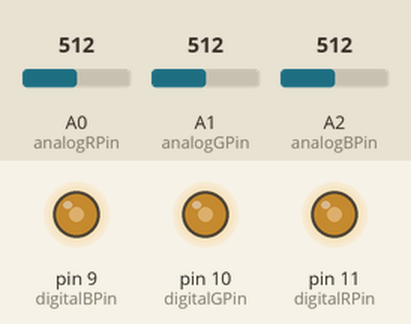
This sketch was run on a simulated Arduino Uno, built with avr-gcc and run on an emulated ATmega328P. Shown: output pins drawn as LEDs (lit = HIGH). Inputs (shaded band) come from the test bench; at power-on: A0 (analogRPin) = 512, A1 (analogGPin) = 512, A2 (analogBPin) = 512.

Above: at 1.2 s.
1.3 s: A0 (analogRPin) set to 716
At 2.5 s:
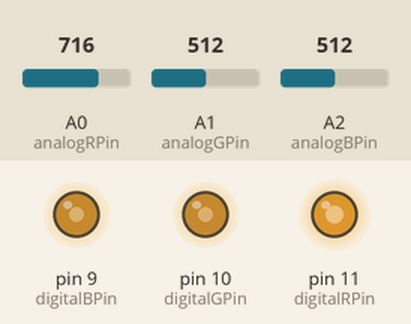
2.8 s: A1 (analogGPin) set to 716
At 3.8 s:
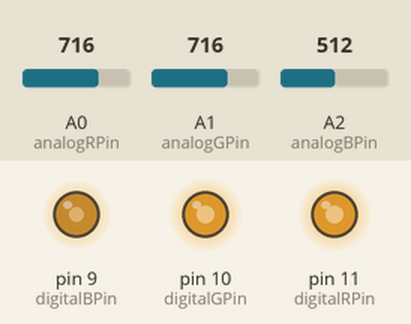
4.3 s: A2 (analogBPin) set to 716
At 5.0 s:
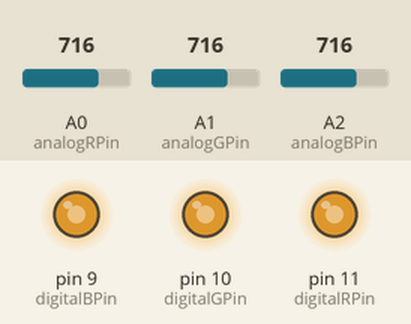
5.8 s: A0 (analogRPin) set to 900
At 6.2 s:
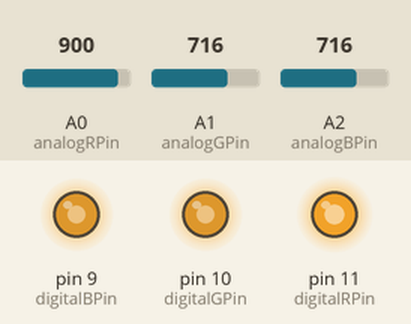
7.3 s: A1 (analogGPin) set to 900
At 8.2 s:
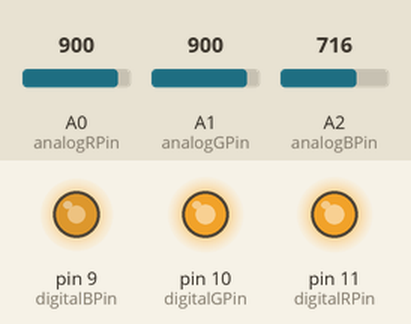
8.8 s: A2 (analogBPin) set to 900
At 9.4 s:
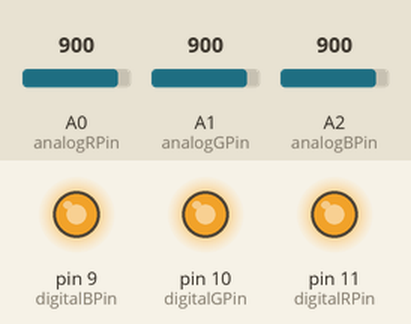
Timing chart, 0 to 11.3 s (numbered marks = the images above; inputs shaded):
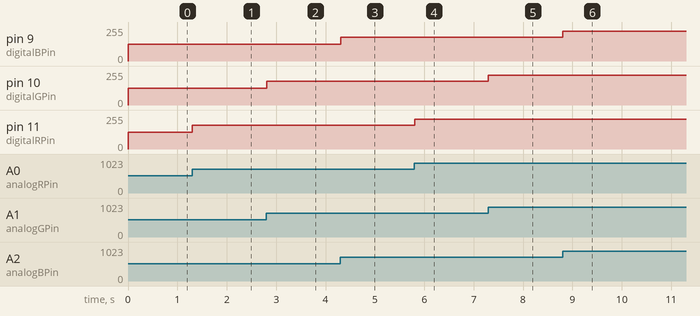

Measured:
- after the input at 1.3 s, pin 11 (digitalRPin): 127/255 → 178/255 at once
- after the input at 2.8 s, pin 10 (digitalGPin): 127/255 → 178/255 at once
- after the input at 4.3 s, pin 9 (digitalBPin): 127/255 → 178/255 at once
- after the input at 5.8 s, pin 11 (digitalRPin): 178/255 → 224/255 at once
- after the input at 7.3 s, pin 10 (digitalGPin): 178/255 → 224/255 at once
- after the input at 8.8 s, pin 9 (digitalBPin): 178/255 → 224/255 at once

The sketch:

rgb_mixer.ino
```cpp
const int analogRPin = A0;
const int analogGPin = A1;
const int analogBPin = A2;

const int digitalRPin = 11;
const int digitalGPin = 10;
const int digitalBPin = 9;

int RPotentiometer = 0;
int GPotentiometer = 0;
int BPotentiometer = 0;

void setup()
{
  pinMode(analogRPin, INPUT);
  pinMode(analogGPin, INPUT);
  pinMode(analogBPin, INPUT);

  pinMode(digitalRPin, OUTPUT);
  pinMode(digitalGPin, OUTPUT);
  pinMode(digitalBPin, OUTPUT);
}

void loop()
{
  RPotentiometer = map(analogRead(analogRPin), 0, 1023, 0, 255);
  GPotentiometer = map(analogRead(analogGPin), 0, 1023, 0, 255);
  BPotentiometer = map(analogRead(analogBPin), 0, 1023, 0, 255);

  analogWrite(digitalRPin, RPotentiometer);
  analogWrite(digitalGPin, GPotentiometer);
  analogWrite(digitalBPin, BPotentiometer);

  delay(10);
}
```
